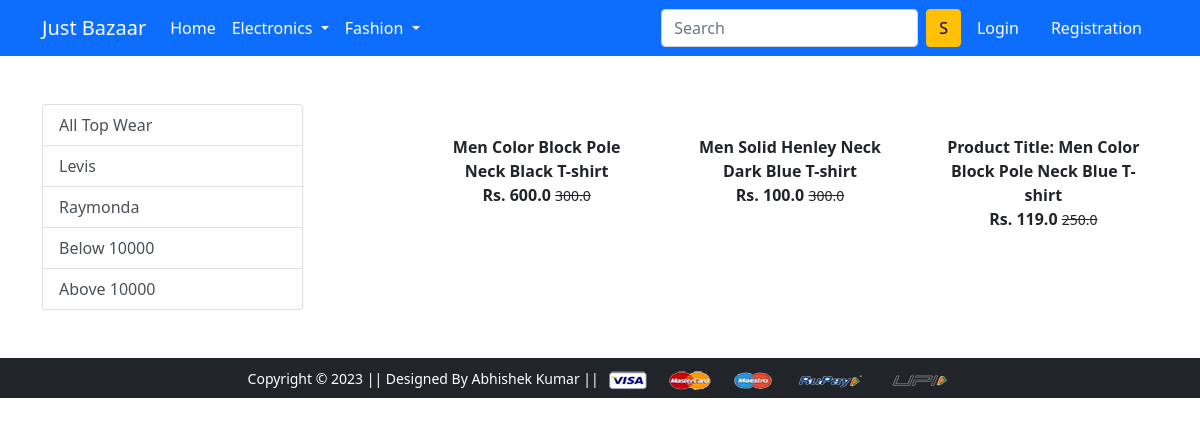
Screenshot of /topwear/ with the database file from the repository.
### app/models.py (models this page shows, shortened)
class Product(models.Model):
    title = models.CharField(max_length=100)
    selling_price = models.FloatField()
    discounted_price = models.FloatField()
    description = models.TextField()
    brand = models.CharField(max_length=100)
    category = models.CharField(choices=CATEGORY_CHOICES,max_length=2)
    product_image = models.ImageField(upload_to='productimg')

### app/views.py (the view)
# urls.py: path('topwear/',views.topwear, name='topwear'),
def topwear(request, data=None):
    totalitem = 0
    if data == None:
        topwears = Product.objects.filter(category='TW')
    elif data == 'Levis' or data == 'Raymonda':
        topwears = Product.objects.filter(category='TW').filter(brand=data)
    elif data == 'below':
        topwears = Product.objects.filter(category='TW').filter(discounted_price__lt=50000)
    elif data =='above':
        topwears = Product.objects.filter(category='TW').filter(discounted_price__gt=50000)
    if request.user.is_authenticated:
        totalitem = len(Cart.objects.filter(user=request.user))
    return render(request, 'app/topwear.html',{'topwears':topwears,'totalitem':totalitem})

### app/templates/app/topwear.html (shortened to what this page needs)
{% extends 'app/base.html' %}
{% load static %}
{% block main-content %}
<div class="container my-5">
 <div class="row">
  <div class="col-sm-3">
   <div class="list-group">
    <a href="{% url 'topwear' %}" class="list-group-item list-group-item-action" aria-current="true">All Top Wear</a>
    <a href="{% url 'topweardata' 'Levis' %}" class="list-group-item list-group-item-action" aria-current="true">Levis</a>
    <a href="{% url 'topweardata' 'Raymonda' %}" class="list-group-item list-group-item-action" aria-current="true">Raymonda</a>
    <a href="{% url 'topweardata' 'below' %}" class="list-group-item list-group-item-action" aria-current="true">Below 10000</a>
    <a href="{% url 'topweardata' 'above' %}" class="list-group-item list-group-item-action" aria-current="true">Above 10000</a>
</div>
 </div>
  <div class="col-sm-8 offset-sm-1">
   <div class="row">
    {% for product in topwears %}
    <div class="col-sm-4 text-center mb-4">
        <a href="{% url 'product-detail' product.id %}" class="btn">
            <div class="item">
                <div class="fw-bold">{{product.title}}</div>
                <div class="fw-bold">Rs. {{product.selling_price}}
                    <small class="fw-light text-decoration-line-through">{{product.discounted_price}}</small>
                </div>
            </div>
        </a>
    </div>
    {% endfor %}
   </div>
  </div>
 </div>
</div>
{% endblock main-content %}

### rows the page displays
Product: title "Men Color Block Pole Neck Black T-shirt", selling_price "600.0", discounted_price "300.0"
Product: title "Men Solid Henley Neck Dark Blue T-shirt", selling_price "100.0", discounted_price "300.0"
Product: title "Product Title: Men Color Block Pole Neck Blue T-shirt", selling_price "119.0", discounted_price "250.0"
